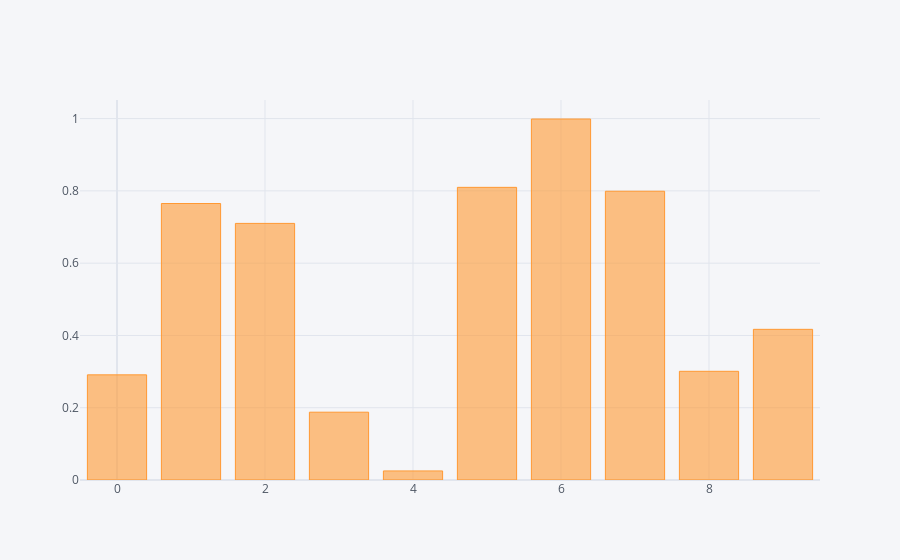

Here is the notebook cell this chart was saved with:
### Code cell
df['A'].iplot(kind='bar')

### Figure 1 — Plotly figure (JSON) as saved in the notebook; plotly's stock layout.template omitted (floating-point values rounded to 4 significant figures)
{"data": [{"marker": {"color": "rgba(255, 153, 51, 0.6)", "line": {"color": "rgba(255, 153, 51, 1.0)", "width": 1}}, "name": "A", "orientation": "v", "text": "", "type": "bar", "x": [0, 1, 2, 3, 4, 5, 6, 7, 8, 9], "y": [0.291, 0.7651, 0.71, 0.1876, 0.0251, 0.8098, 0.9989, 0.7991, 0.3008, 0.4169]}], "layout": {"legend": {"bgcolor": "#F5F6F9", "font": {"color": "#4D5663"}}, "paper_bgcolor": "#F5F6F9", "plot_bgcolor": "#F5F6F9", "title": {"font": {"color": "#4D5663"}}, "xaxis": {"gridcolor": "#E1E5ED", "showgrid": true, "tickfont": {"color": "#4D5663"}, "title": {"font": {"color": "#4D5663"}, "text": ""}, "zerolinecolor": "#E1E5ED"}, "yaxis": {"gridcolor": "#E1E5ED", "showgrid": true, "tickfont": {"color": "#4D5663"}, "title": {"font": {"color": "#4D5663"}, "text": ""}, "zerolinecolor": "#E1E5ED"}}}
